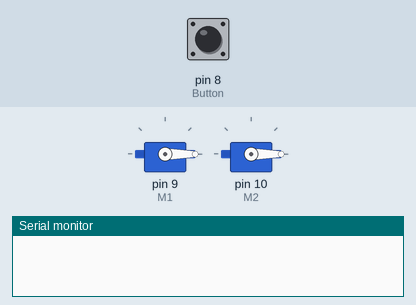
A sketch run on a simulated Arduino Uno, built with avr-gcc and run on an emulated ATmega328P. Shown: 2 × servo, the last lines printed to the serial monitor. Inputs (shaded band) come from the test bench; at power-on: pin 8 (Button) HIGH.

Above: at 1.4 s.
1.5 s: pin 8 (Button) pulled LOW for 1 s
At 3.1 s:
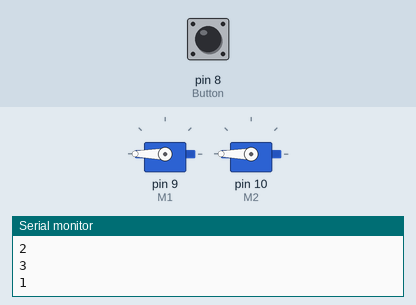
4.0 s: pin 8 (Button) pulled LOW for 0.35 s
At 5.4 s:
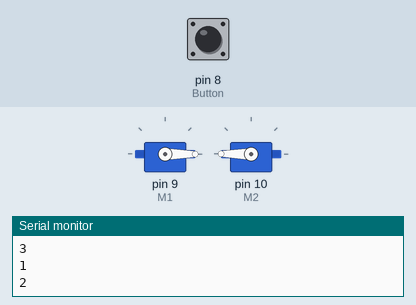
5.8 s: pin 8 (Button) pulled LOW for 3.2 s
At 9.2 s:
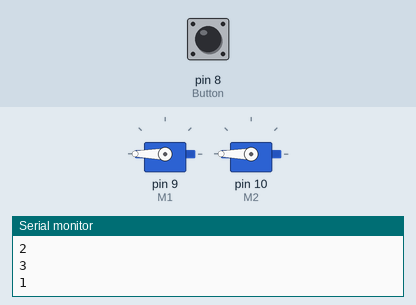
Timing chart, 0 to 10.7 s (numbered marks = the images above; inputs shaded):
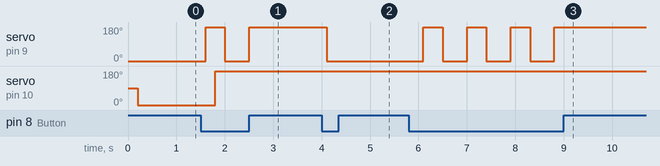

The sketch:

code.ino
```cpp
#include <Servo.h>
Servo M1, M2;

int Button = 8;
int Mode = 0;
int pos = 0;

void setup() {
Serial.begin(9600);
pinMode(Button, INPUT_PULLUP);
M1.attach(9); //2 fingers
M2.attach(10); //3 fingers
  }

void loop() {
  int state = 0;
  state = digitalRead(Button);

if (state==LOW){
  Mode = Mode + 1;
  delay(100);
  Serial.println(Mode);
  }

 if(Mode == 0){
    M1.write(0);
    delay(200);
    M2.write(0);
    delay(100);
  }

  if(Mode == 1){
    M1.write(180);
    delay(200);
    M2.write(180);
    delay(100);
  }

    if(Mode == 2){
    M1.write(0);
    delay(200);
    M2.write(180);
    delay(100);
  }

  if(Mode==3){
    Mode=0;}
  }
```

Measured:
- after the input at 1.5 s, servo on pin 9 (M1): 0° → 180° after 0.10 s, → 0° 0.40 s later, → 180° 0.50 s later; servo on pin 10 (M2): 0° → 180° after 0.30 s
- after the input at 4.0 s, servo on pin 9 (M1): 180° → 0° after 0.10 s
- after the input at 5.8 s, servo on pin 9 (M1): alternates 180° for 0.40 s and 0° for 0.50 s, 7 changes in all, then stays 180°, starting after 0.30 s
